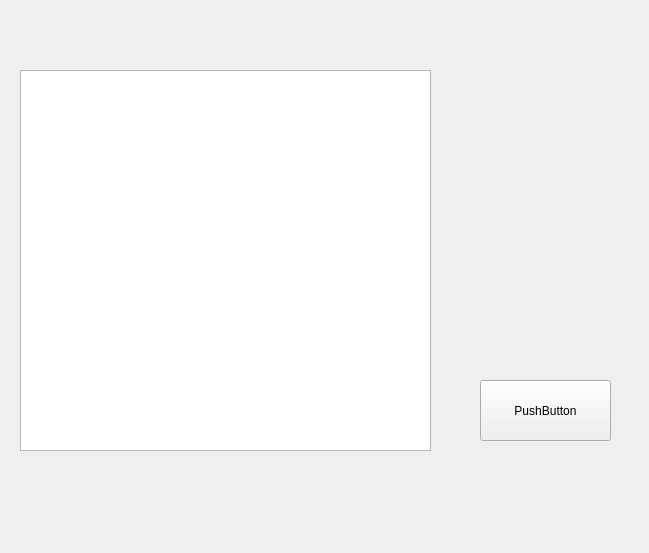
<?xml version="1.0" encoding="UTF-8"?>
<ui version="4.0">
 <class>Form</class>
 <widget class="QWidget" name="Form">
  <property name="geometry">
   <rect>
    <x>0</x>
    <y>0</y>
    <width>649</width>
    <height>553</height>
   </rect>
  </property>
  <property name="windowTitle">
   <string>Form</string>
  </property>
  <widget class="QTableView" name="tableView">
   <property name="geometry">
    <rect>
     <x>20</x>
     <y>70</y>
     <width>411</width>
     <height>381</height>
    </rect>
   </property>
  </widget>
  <widget class="QPushButton" name="pushButton">
   <property name="geometry">
    <rect>
     <x>480</x>
     <y>380</y>
     <width>131</width>
     <height>61</height>
    </rect>
   </property>
   <property name="text">
    <string>PushButton</string>
   </property>
  </widget>
 </widget>
 <resources/>
 <connections/>
</ui>
